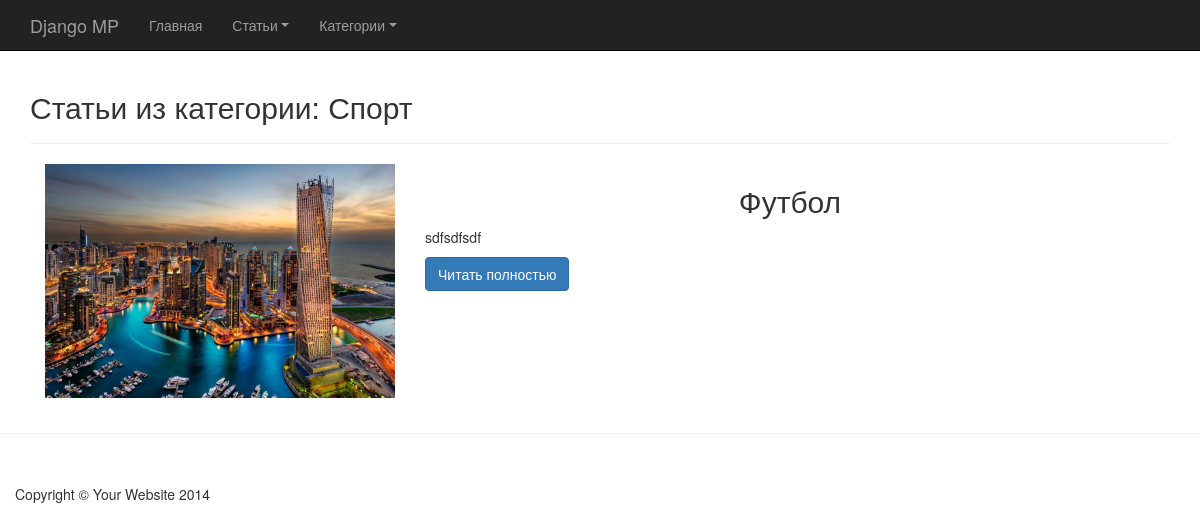
/category/sport/, run on an earlier commit of the app's database.
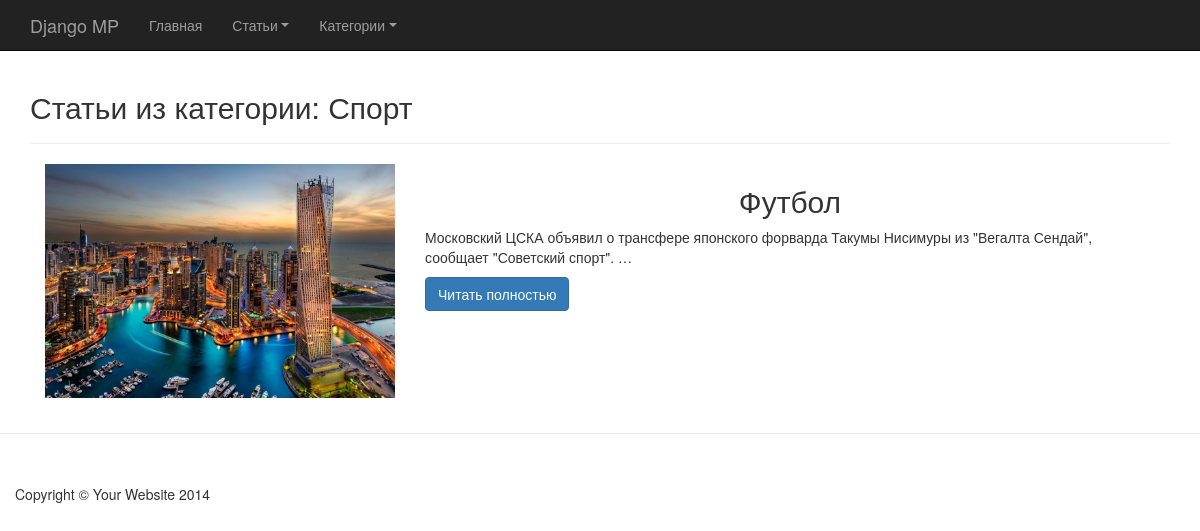
And on a later commit of the database.
### mediaportalapp/models.py (models this page shows, shortened)
class Article(models.Model):
    category = models.ForeignKey('Category', on_delete = models.CASCADE)
    title = models.CharField(max_length=120)
    slug = models.SlugField()
    image = models.ImageField(upload_to=generate_filename)
    content = models.TextField()
    likes = models.PositiveIntegerField(default=0)
    dislikes = models.PositiveIntegerField(default=0)
    def get_absolute_url(self):
        return reverse('article-detail', kwargs={'category': self.category.slug, 'slug':self.slug})

### mediaportalapp/views.py (the view)
# urls.py: url(r'^category/(?P<slug>[-\w]+)/$', CategoryDetailView.as_view(), name = 'category-detail'),
class CategoryDetailView(DeleteView, CategoryListMixin):
    model = Category
    template_name = 'category_detail.html'
    def get_context_data(self, *args, **kwargs):
        context = super(CategoryDetailView, self).get_context_data(
            *args, **kwargs)
        context['category'] = self.get_object()
        context['articles_form_category'] = self.get_object().article_set.all()
        return context

### mediaportalapp/mixins.py (called while the page is built)
    def get_context_data(self, *arga, **kwargs):
        context = {}
        context['categories'] = Category.objects.all()
        return context

### mediaportalapp/models.py (called while the page is built)
    def get_absolute_url(self):
        return reverse('category-detail', kwargs={'slug':self.slug})

### mediaportalapp/templates/category_detail.html
{% extends 'index.html' %} {% block content %}
<div class="container">
    <h2>Статьи из категории: {{ category.name }}</h2>
    <hr>
    <div class="row">
        <div class="col-sm-12 block_article">
            {% for article in articles_form_category %}
            <div class="col-sm-4">
                <img src="{{ article.image.url }}" class='img-responsive' alt="">
            </div>
            <div class="col-sm-8">
                <h2 class='text-center'>{{ article.title }}</h2>
                <p>{{ article.content|truncatewords:15 }}</p>
                <a href="{{ article.get_absolute_url }}"><button class="btn btn-primary">Читать полностью</button></a>
            </div>
            {% endfor %}
        </div>
    </div>
</div>
{% endblock%}

What changed in the data, as far as the page shows it:
changed Article "Футбол": content "sdfsdfsdf" → "Московский ЦСКА объявил о трансфере японского форварда Такумы Нисимуры из \"Вегалта Сендай\", сообщает \"Советский спорт\". …"
